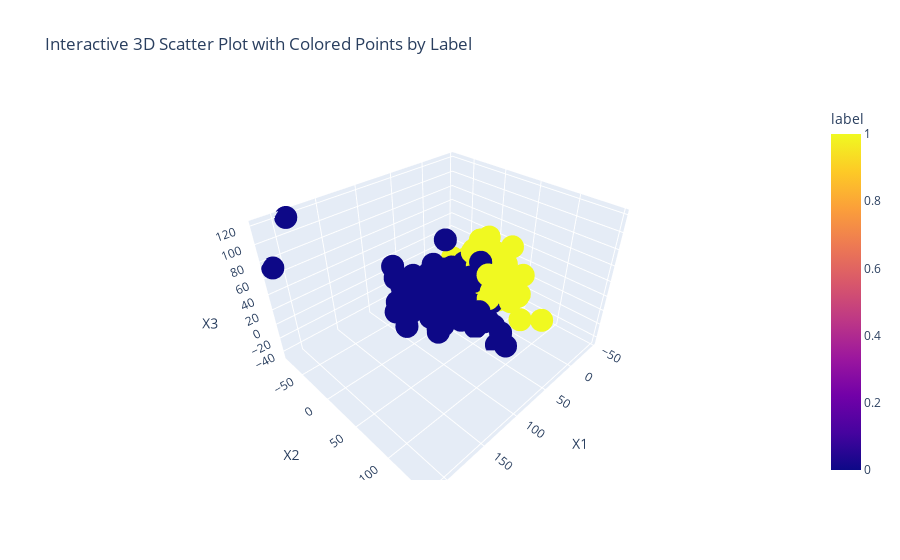

The code cell stored with this chart in its notebook:
### Code cell
import plotly.express as px

# Create an interactive 3D scatter plot using Plotly
fig = px.scatter_3d(new_df, x='X1', y='X2', z='X3', color='label',
                     color_discrete_map=label_colors,
                     title='Interactive 3D Scatter Plot with Colored Points by Label',
                     )

# Customize the layout
fig.update_layout(scene=dict(xaxis_title='X1', yaxis_title='X2', zaxis_title='X3'))

# Show the plot
fig.show()

### Figure 1 — Plotly figure (JSON) as saved in the notebook; plotly's stock layout.template omitted (floating-point values rounded to 4 significant figures; data arrays with more than 128 entries replaced by an {"elided": "..."} marker saying what was removed)
{"data": [{"hovertemplate": "X1=%{x}<br>X2=%{y}<br>X3=%{z}<br>label=%{marker.color}<extra></extra>", "legendgroup": "", "marker": {"color": {"elided": "569 int values"}, "coloraxis": "coloraxis", "symbol": "circle"}, "mode": "markers", "name": "", "scene": "scene", "showlegend": false, "type": "scatter3d", "x": {"elided": "569 float values"}, "y": {"elided": "569 float values"}, "z": {"elided": "569 float values"}}], "layout": {"coloraxis": {"colorbar": {"title": {"text": "label"}}, "colorscale": [[0, "#0d0887"], [0.1111, "#46039f"], [0.2222, "#7201a8"], [0.3333, "#9c179e"], [0.4444, "#bd3786"], [0.5556, "#d8576b"], [0.6667, "#ed7953"], [0.7778, "#fb9f3a"], [0.8889, "#fdca26"], [1, "#f0f921"]]}, "legend": {"tracegroupgap": 0}, "scene": {"domain": {"x": [0, 1], "y": [0, 1]}, "xaxis": {"title": {"text": "X1"}}, "yaxis": {"title": {"text": "X2"}}, "zaxis": {"title": {"text": "X3"}}}, "title": {"text": "Interactive 3D Scatter Plot with Colored Points by Label"}}}
